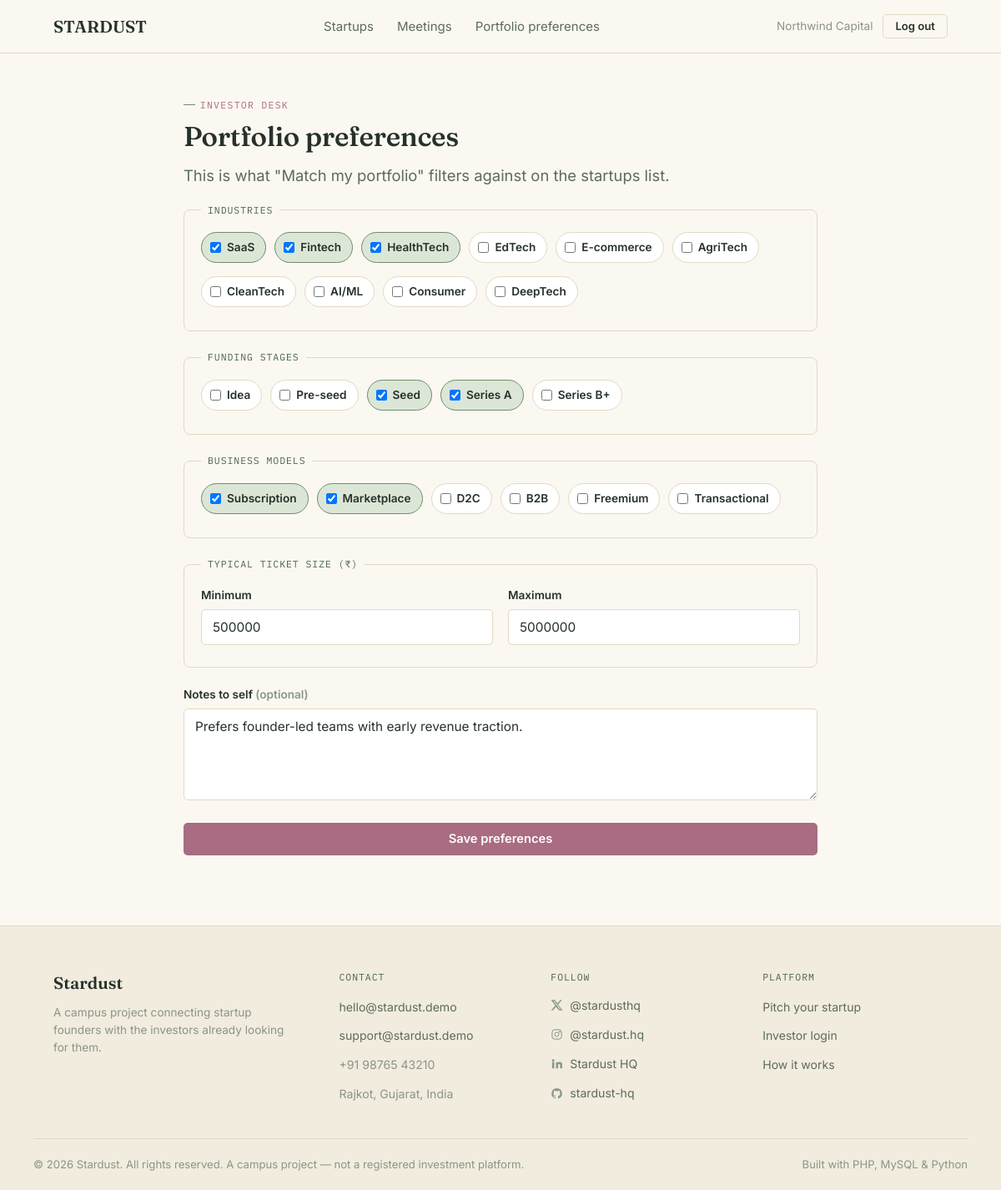
Screenshot of /admin/preferences.php (signed in) with the database file from the repository.
### tables this page shows
CREATE TABLE investor_preferences (
    investor_id INT PRIMARY KEY,
    industries VARCHAR(255) DEFAULT NULL,        
    funding_stages VARCHAR(255) DEFAULT NULL,    
    business_models VARCHAR(255) DEFAULT NULL,   
    ticket_size_min INT DEFAULT 0,
    ticket_size_max INT DEFAULT 0,
    notes TEXT,
    FOREIGN KEY (investor_id) REFERENCES investors(id) ON DELETE CASCADE
);

### includes/auth.php (called while the page is built, shortened)
<?php
require_once __DIR__ . '/../config/db.php';
require_once __DIR__ . '/functions.php';
function current_investor(): ?array
{
    return $_SESSION['investor'] ?? null;
}

### includes/functions.php (called while the page is built, shortened)
<?php
function e(?string $str): string
{
    return htmlspecialchars($str ?? '', ENT_QUOTES, 'UTF-8');
}
function csv_to_array(?string $csv): array
{
    return array_filter(array_map('trim', explode(',', $csv)));
}

### config/db.php (called while the page is built, shortened)
<?php
function db(): PDO
{
    static $pdo = null;
    if ($pdo === null) {
        $dsn = 'mysql:host=' . DB_HOST . ';dbname=' . DB_NAME . ';charset=utf8mb4';
        try {
            $pdo = new PDO($dsn, DB_USER, DB_PASS, [
                PDO::ATTR_ERRMODE => PDO::ERRMODE_EXCEPTION,
                PDO::ATTR_DEFAULT_FETCH_MODE => PDO::FETCH_ASSOC,
                PDO::ATTR_EMULATE_PREPARES => false,
            ]);
        } catch (PDOException $e) {
            http_response_code(500);
            die('Database connection failed. Check config/config.php credentials and that stardust_db has been imported from sql/schema.sql. (' . $e->getMessage() . ')');
        }
    }
    return $pdo;
}

### admin/preferences.php (the view, shortened to what this page needs)
<?php
require_once __DIR__ . '/../config/db.php';
require_once __DIR__ . '/../includes/auth.php';
$investor = require_investor();
$INDUSTRIES = ['SaaS', 'Fintech', 'HealthTech', 'EdTech', 'E-commerce', 'AgriTech', 'CleanTech', 'AI/ML', 'Consumer', 'DeepTech'];
$STAGES = ['Idea', 'Pre-seed', 'Seed', 'Series A', 'Series B+'];
$MODELS = ['Subscription', 'Marketplace', 'D2C', 'B2B', 'Freemium', 'Transactional'];
$stmt = db()->prepare('SELECT * FROM investor_preferences WHERE investor_id = ?');
$stmt->execute([$investor['id']]);
$prefs = $stmt->fetch();
$selIndustries = csv_to_array($prefs['industries'] ?? '');
$selStages = csv_to_array($prefs['funding_stages'] ?? '');
$selModels = csv_to_array($prefs['business_models'] ?? '');
require __DIR__ . '/../includes/header.php';
?>
<div class="container container-narrow section-tight">
  <div class="eyebrow" style="color: var(--bloom-deep);">Investor desk</div>
  <h2>Portfolio preferences</h2>
  <p class="lede">This is what "Match my portfolio" filters against on the startups list.</p>
  <form method="post">
    <fieldset>
      <legend>Industries</legend>
      <div class="checkbox-grid">
        <?php foreach ($INDUSTRIES as $ind): ?>
          <label class="checkbox-chip"><input type="checkbox" name="industries[]" value="<?= e($ind) ?>" <?= in_array($ind, $selIndustries, true) ? 'checked' : '' ?>><?= e($ind) ?></label>
        <?php endforeach; ?>
      </div>
    </fieldset>
    <fieldset>
      <legend>Funding stages</legend>
      <div class="checkbox-grid">
        <?php foreach ($STAGES as $stage): ?>
          <label class="checkbox-chip"><input type="checkbox" name="stages[]" value="<?= e($stage) ?>" <?= in_array($stage, $selStages, true) ? 'checked' : '' ?>><?= e($stage) ?></label>
        <?php endforeach; ?>
      </div>
    </fieldset>
    <fieldset>
      <legend>Business models</legend>
      <div class="checkbox-grid">
        <?php foreach ($MODELS as $m): ?>
          <label class="checkbox-chip"><input type="checkbox" name="models[]" value="<?= e($m) ?>" <?= in_array($m, $selModels, true) ? 'checked' : '' ?>><?= e($m) ?></label>
        <?php endforeach; ?>
      </div>
    </fieldset>
    <fieldset>
      <legend>Typical ticket size (₹)</legend>
      <div class="field-row">
        <div class="field">
          <label for="ticket_min">Minimum</label>
          <input type="number" id="ticket_min" name="ticket_min" min="0" step="10000" value="<?= e((string) ($prefs['ticket_size_min'] ?? 0)) ?>">
        </div>
        <div class="field">
          <label for="ticket_max">Maximum</label>
          <input type="number" id="ticket_max" name="ticket_max" min="0" step="10000" value="<?= e((string) ($prefs['ticket_size_max'] ?? 0)) ?>">
        </div>
      </div>
    </fieldset>
    <div class="field">
      <label for="notes">Notes to self <span class="muted">(optional)</span></label>
      <textarea id="notes" name="notes" rows="3"><?= e($prefs['notes'] ?? '') ?></textarea>
    </div>
    <button type="submit" class="btn btn-bloom btn-block">Save preferences</button>
  </form>
</div>
<?php require __DIR__ . '/../includes/footer.php'; ?>

### includes/header.php (shortened to what this page needs)
<?php
$investor = current_investor();
?>
<!DOCTYPE html>
<html lang="en">
<head>
<link rel="stylesheet" href="<?= BASE_URL ?>/assets/css/style.css">
</head>
<body>
<nav class="nav">
  <div class="nav-inner">
    <a href="<?= BASE_URL ?>/index.php" class="brand">
      STARDUST
    </a>
    <?php if ($investor): ?>
      <div class="nav-links">
        <a href="<?= BASE_URL ?>/admin/dashboard.php">Startups</a>
        <a href="<?= BASE_URL ?>/admin/meetings.php">Meetings</a>
        <a href="<?= BASE_URL ?>/admin/preferences.php">Portfolio preferences</a>
      </div>
      <div class="nav-actions">
        <span class="small muted"><?= e($investor['firm_name'] ?: $investor['full_name']) ?></span>
        <a href="<?= BASE_URL ?>/logout.php" class="btn btn-ghost btn-sm">Log out</a>
      </div>
    <?php endif; ?>
  </div>
</nav>

### includes/footer.php (shortened to what this page needs)
<footer>
  <div class="container footer-top">
    <div class="footer-col footer-brand">
      <div class="brand" style="margin-bottom:10px;">Stardust</div>
      <p class="small muted" style="max-width:34ch;">A campus project connecting startup founders with the investors already looking for them.</p>
    </div>
    <div class="footer-col">
      <div class="footer-heading">Contact</div>
      <ul class="footer-list">
        <li><a href="mailto:hello@stardust.demo">hello@stardust.demo</a></li>
        <li><a href="mailto:support@stardust.demo">support@stardust.demo</a></li>
        <li><span class="muted">+91 98765 43210</span></li>
        <li><span class="muted">Rajkot, Gujarat, India</span></li>
      </ul>
    </div>
    <div class="footer-col">
      <div class="footer-heading">Follow</div>
      <ul class="footer-list footer-social">
        <li>
          <a href="https://x.com/stardusthq" target="_blank" rel="noopener">
            <svg width="15" height="15" viewBox="0 0 24 24" fill="currentColor" aria-hidden="true"><path d="M18.9 2H22l-7.6 8.7L23.3 22h-7.1l-5.6-6.8L4.2 22H1l8.1-9.3L1 2h7.3l5 6.2L18.9 2Zm-1.2 18h1.9L7.4 4h-2l12.3 16Z"/></svg>
            @stardusthq
          </a>
        </li>
        <li>
          <a href="https://instagram.com/stardust.hq" target="_blank" rel="noopener">
            <svg width="15" height="15" viewBox="0 0 24 24" fill="none" stroke="currentColor" stroke-width="1.6" aria-hidden="true"><rect x="3" y="3" width="18" height="18" rx="5"/><circle cx="12" cy="12" r="4"/><circle cx="17.2" cy="6.8" r="1"/></svg>
            @stardust.hq
          </a>
        </li>
        <li>
          <a href="https://linkedin.com/company/stardust-hq" target="_blank" rel="noopener">
            <svg width="15" height="15" viewBox="0 0 24 24" fill="currentColor" aria-hidden="true"><path d="M4.98 3.5a2.5 2.5 0 1 1 0 5 2.5 2.5 0 0 1 0-5ZM3 9h4v12H3V9Zm7 0h3.8v1.7h.1c.5-.9 1.8-1.9 3.7-1.9 4 0 4.7 2.6 4.7 6V21h-4v-5.3c0-1.3 0-2.9-1.8-2.9s-2 1.4-2 2.8V21h-4V9Z"/></svg>
            Stardust HQ
          </a>
        </li>
        <li>
          <a href="https://github.com/stardust-hq" target="_blank" rel="noopener">
            stardust-hq
          </a>
        </li>
      </ul>
    </div>
    <div class="footer-col">
      <div class="footer-heading">Platform</div>
      <ul class="footer-list">
        <li><a href="<?= BASE_URL ?>/register_founder.php">Pitch your startup</a></li>
        <li><a href="<?= BASE_URL ?>/login_investor.php">Investor login</a></li>
        <li><a href="<?= BASE_URL ?>/index.php#how-it-works">How it works</a></li>
      </ul>
    </div>
  </div>
  <div class="container footer-bottom">
    <span>© <?= date('Y') ?> Stardust. All rights reserved. A campus project — not a registered investment platform.</span>
    <span>Built with PHP, MySQL &amp; Python</span>
  </div>
</footer>
</body>
</html>

### rows the page displays
investor_preferences: industries "☑", funding_stages "☑", business_models "☑", ticket_min "500000", ticket_max "5000000", notes "Prefers founder-led teams with early revenue traction."

### other values shown
$investor['firm_name'] ?: $investor['full_name'] "Northwind Capital"
$ind "SaaS"
$ind "Fintech"
$ind "HealthTech"
$ind "EdTech"
$ind "E-commerce"
$ind "AgriTech"
$ind "CleanTech"
$ind "AI/ML"
$ind "Consumer"
$ind "DeepTech"
$stage "Idea"
$stage "Pre-seed"
$stage "Seed"
$stage "Series A"
